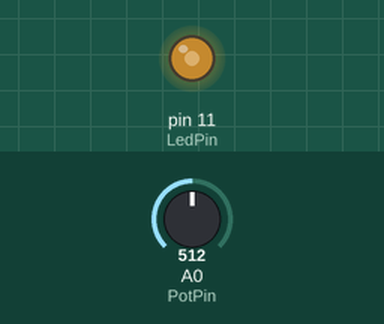
Simulated run of this sketch. Board: Arduino Uno, built with avr-gcc and run on an emulated ATmega328P. Shown: output pins drawn as LEDs (lit = HIGH). The inputs (shaded band) are chosen by the test bench; at power-on: A0 (PotPin) = 512.

Above: at 1.2 s.
1.3 s: A0 (PotPin) set to 716
At 2.0 s:
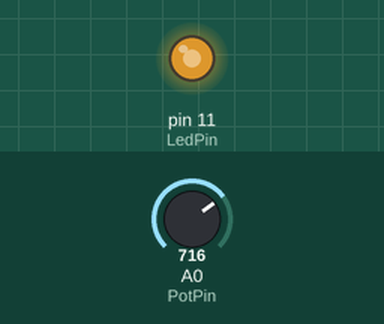
2.8 s: A0 (PotPin) set to 900
At 3.2 s:
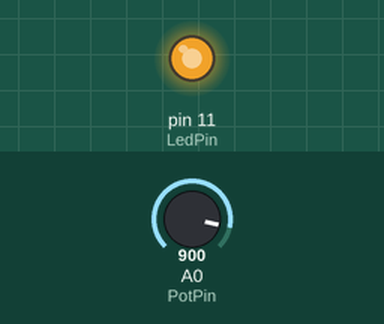
4.3 s: A0 (PotPin) set to 122
At 5.5 s:
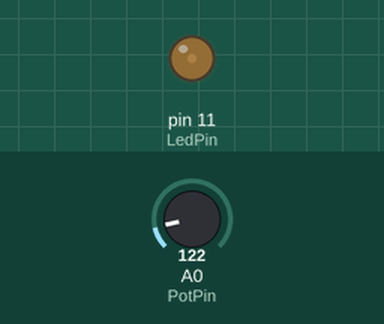
5.8 s: A0 (PotPin) set to 0
At 6.7 s:
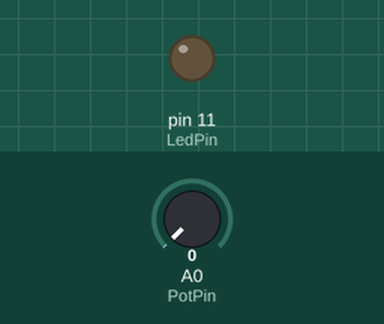
7.3 s: A0 (PotPin) set to 511
At 7.8 s:
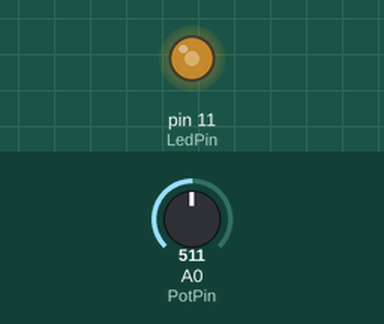
Timing chart, 0 to 9.8 s (numbered marks = the images above; inputs shaded):
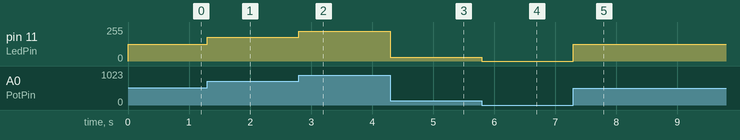

Measured:
- after the input at 1.3 s, pin 11 (LedPin): 127/255 → 178/255 at once
- after the input at 2.8 s, pin 11 (LedPin): 178/255 → 224/255 at once
- after the input at 4.3 s, pin 11 (LedPin): 224/255 → 30/255 at once
- after the input at 5.8 s, pin 11 (LedPin): 30/255 → 0/255 at once
- after the input at 7.3 s, pin 11 (LedPin): 0/255 → 127/255 at once

The sketch:

PotentiometerPWM.ino
```cpp
const int LedPin = 11;		//Pino digital onde está o LED
const int PotPin = A0;		//Pino analógico onde está o terminal do potenciômetro

void setup()
{
	pinMode(LedPin, OUTPUT);	//Modo do pino do LED
}

void loop()
{
	//Valor de entrada do potenciômetro. Lembrando que temos uma resolução de entrada de 10bits,
	//logo este valor irá variar de 0 a 1023.
	int PotValue = analogRead(PotPin);

	//Mapeamento dos valores mínimos e máximos. Os seguintes parâmetros são passados:
	//1. O valor a ser convertido
	//2. O valor mínimo do pino analógico (0)
	//3. O valor máximo do pino analógico (1023)
	//4. O valor mínimo desejado (0)
	//5. O valor máximo desejado (255)
	int PWM = map(PotValue, 0, 1023, 0, 255);

	//Instrui o Arduíno passando o valor do PWM
	analogWrite(LedPin, PWM);

}
```
